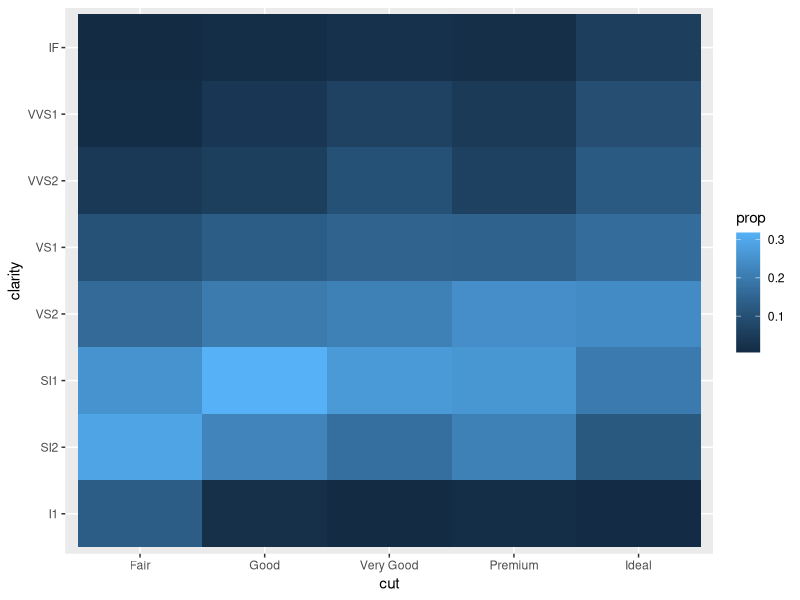
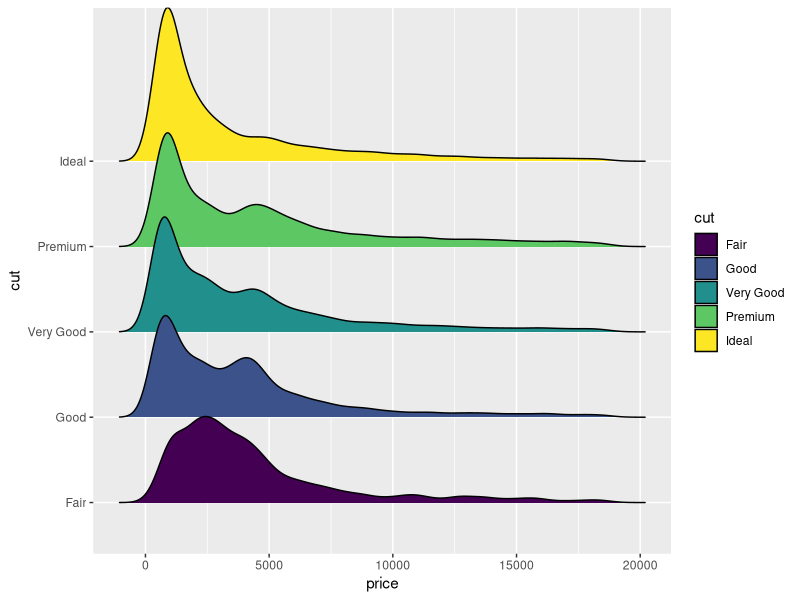
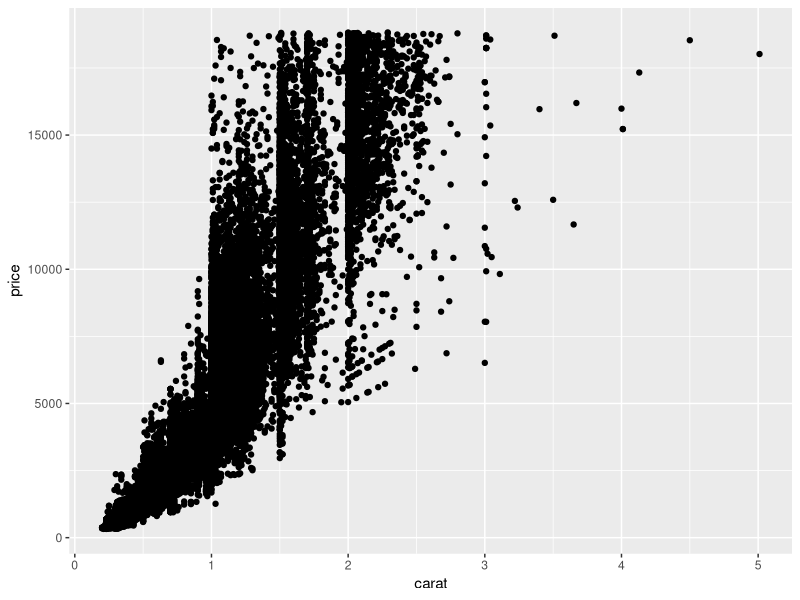
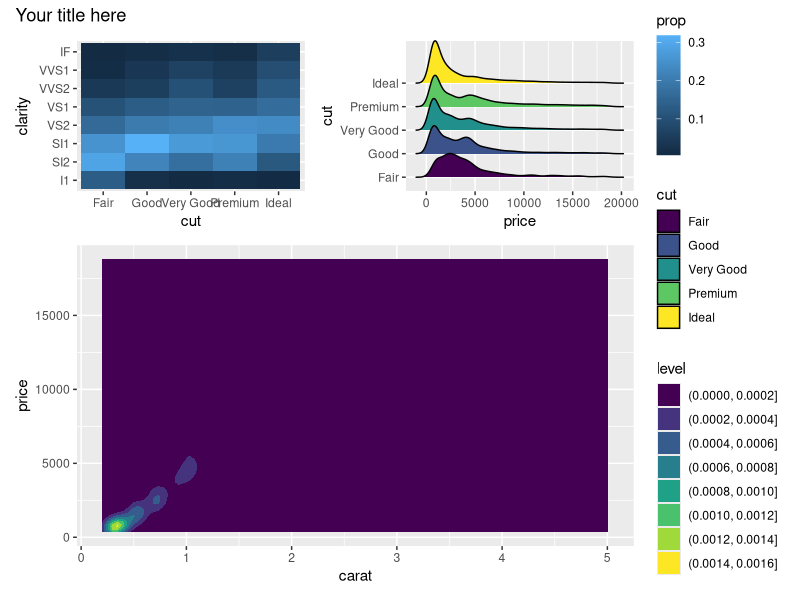

Here is the R script that generated these plots, in order:
## ---- chunk 1
library(tidyverse)
library(ggplot2)
library(ggridges)
library(patchwork)

data(diamonds)
## ---- chunk 2
df_counts <- diamonds |>
  count(cut, clarity) |>
  group_by(cut) |>
  mutate(prop = n / sum(n))

diamonds |>
  count(cut, clarity) |>
  group_by(cut) |>
  mutate(prop = n / sum(n))

p1 <- ggplot(df_counts, aes(x = cut, y = clarity, fill = prop)) +
  geom_tile()

p1

diamonds |>
  group_by(cut, clarity) |>
  summarize(n=n()) |>
  mutate(prop=n/sum(n))
## ---- chunk 3
p2 <- ggplot(diamonds, aes(x = price, y = cut, fill = cut)) +
  geom_density_ridges()

p2
## ---- chunk 4
ggplot(diamonds, aes(x = carat, y = price)) +
  geom_point()

p3 <- ggplot(diamonds, aes(x = carat, y = price)) +
  geom_density_2d_filled()
## ---- chunk 5
(p1 | p2) / p3 +
  plot_layout(guides = "collect", heights = c(1, 2)) +
  plot_annotation(title = "Your title here")
